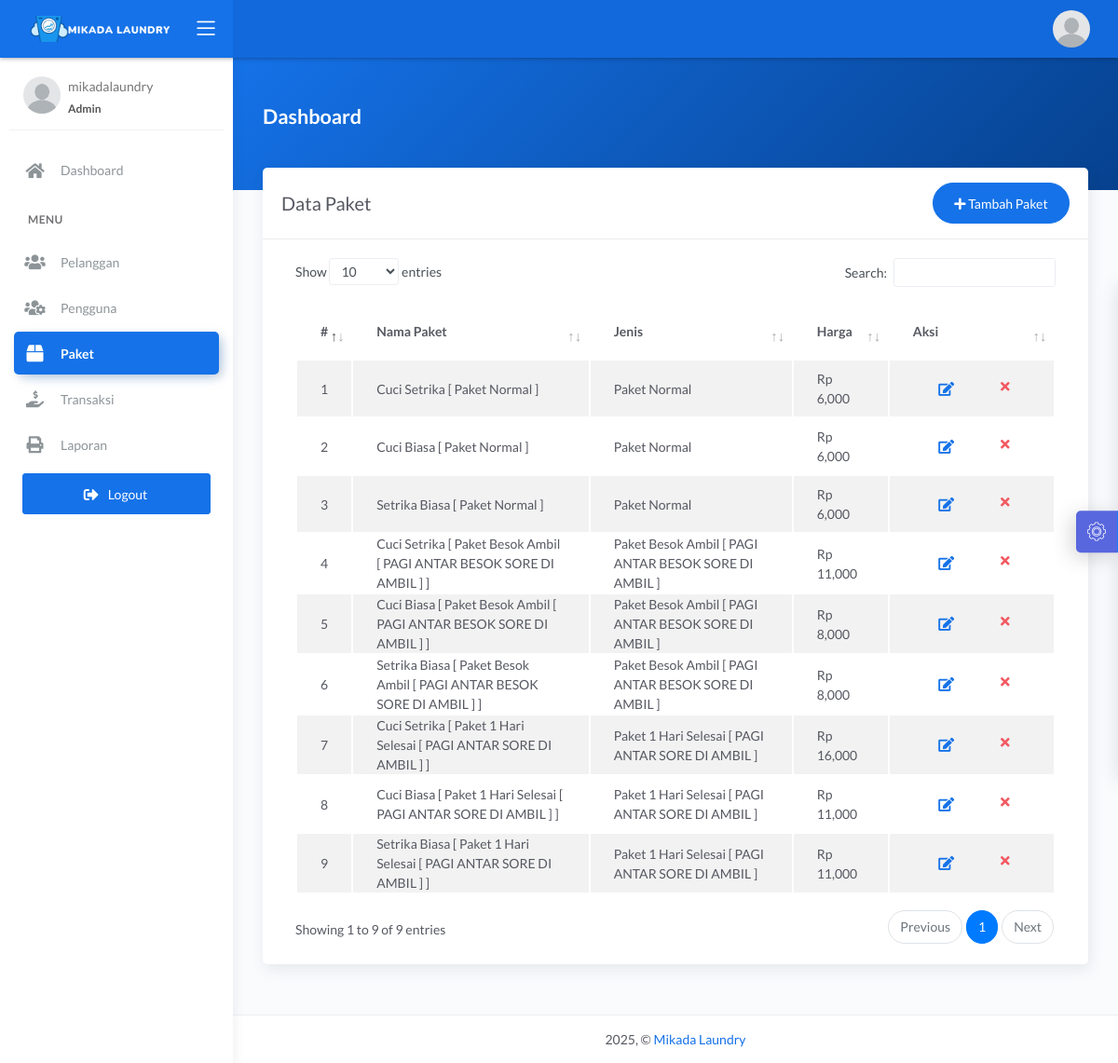
Page /manage/admin/paket.php (signed in) on the committed database.
### tables this page shows
CREATE TABLE `paket_cuci` (
  `id_paket` int(11) NOT NULL,
  `jenis_paket` enum('Paket Normal','Paket Besok Ambil [ PAGI ANTAR BESOK SORE DI AMBIL ]','Paket 1 Hari Selesai [ PAGI ANTAR SORE DI AMBIL ]') NOT NULL,
  `nama_paket` varchar(228) NOT NULL,
  `harga` int(11) NOT NULL
);

### manage/admin/paket.php (the view, shortened to what this page needs)
<?php
$title = 'Data Paket';
require 'koneksi.php';
$query = "SELECT paket_cuci.* FROM paket_cuci";
$data = mysqli_query($conn, $query);
require 'header.php';
?>
<div class="panel-header bg-primary-gradient">
    <div class="page-inner py-5">
        <div class="d-flex align-items-left align-items-md-center flex-column flex-md-row">
            <div>
                <h2 class="text-white pb-2 fw-bold">Dashboard</h2>
            </div>
        </div>
    </div>
</div>
<div class="page-inner mt--5">
    <div class="row">
        <div class="col-md-12">
            <div class="card">
                <div class="card-header">
                    <div class="d-flex align-items-center">
                        <h4 class="card-title"><?= $title; ?></h4>
                        <a href="tambah_paket.php" class="btn btn-primary btn-round ml-auto">
                            <i class="fa fa-plus"></i>
                            Tambah Paket
                        </a>
                    </div>
                </div>
                <div class="card-body">
                    <div class="table-responsive">
                        <table id="basic-datatables" class="display table table-striped table-hover">
                            <thead>
                                <tr>
                                    <th style="width: 7%">#</th>
                                    <th>Nama Paket</th>
                                    <th>Jenis</th>
                                    <th>Harga</th>
                                    <th style="width: 10%">Aksi</th>
                                </tr>
                            </thead>
                            <tbody>
                                <?php
                                $no = 1;
                                if (mysqli_num_rows($data) > 0) {
                                    while ($paket = mysqli_fetch_assoc($data)) {
                                ?>
                                        <tr>
                                            <td><?= $no++; ?></td>
                                            <td><?= $paket['nama_paket']; ?></td>
                                            <td><?= $paket['jenis_paket']; ?></td>
                                            <td><?= 'Rp ' . number_format($paket['harga']); ?></td>
                                            <td>
                                                <div class="form-button-action">
                                                    <a href="edit_paket.php?id=<?= $paket['id_paket']; ?>" type="button" data-toggle="tooltip" title="Edit" class="btn btn-link btn-primary btn-lg" data-original-title="Edit">
                                                        <i class="fa fa-edit"></i>
                                                    </a>
                                                    <a href="hapus_paket.php?id=<?= $paket['id_paket']; ?>" onclick="return confirm('Yakin hapus data?');" type="button" data-toggle="tooltip" title="Hapus" class="btn btn-link btn-danger" data-original-title="Hapus">
                                                        <i class="fa fa-times"></i>
                                                    </a>
                                                </div>
                                            </td>
                                        </tr>
                                <?php }
                                } else {
                                    echo '<tr><td colspan="6" class="text-center">Tidak ada data</td></tr>';
                                }
                                ?>
                            </tbody>
                        </table>
                    </div>
                </div>
            </div>
        </div>
    </div>
</div>
</div>
<?php
require 'footer.php';
?>

### rows in the picture
paket_cuci: nama_paket "Cuci Setrika [ Paket Normal ]", jenis_paket "Paket Normal", harga "6,000"
paket_cuci: nama_paket "Cuci Biasa [ Paket Normal ]", jenis_paket "Paket Normal", harga "6,000"
paket_cuci: nama_paket "Setrika Biasa [ Paket Normal ]", jenis_paket "Paket Normal", harga "6,000"
paket_cuci: nama_paket "Cuci Setrika [ Paket Besok Ambil [ PAGI ANTAR BESOK SORE DI AMBIL ] ]", jenis_paket "Paket Besok Ambil [ PAGI ANTAR BESOK SORE DI AMBIL ]", harga "11,000"
paket_cuci: nama_paket "Cuci Biasa [ Paket Besok Ambil [ PAGI ANTAR BESOK SORE DI AMBIL ] ]", jenis_paket "Paket Besok Ambil [ PAGI ANTAR BESOK SORE DI AMBIL ]", harga "8,000"
paket_cuci: nama_paket "Setrika Biasa [ Paket Besok Ambil [ PAGI ANTAR BESOK SORE DI AMBIL ] ]", jenis_paket "Paket Besok Ambil [ PAGI ANTAR BESOK SORE DI AMBIL ]", harga "8,000"
paket_cuci: nama_paket "Cuci Setrika [ Paket 1 Hari Selesai [ PAGI ANTAR SORE DI AMBIL ] ]", jenis_paket "Paket 1 Hari Selesai [ PAGI ANTAR SORE DI AMBIL ]", harga "16,000"
paket_cuci: nama_paket "Cuci Biasa [ Paket 1 Hari Selesai [ PAGI ANTAR SORE DI AMBIL ] ]", jenis_paket "Paket 1 Hari Selesai [ PAGI ANTAR SORE DI AMBIL ]", harga "11,000"
paket_cuci: nama_paket "Setrika Biasa [ Paket 1 Hari Selesai [ PAGI ANTAR SORE DI AMBIL ] ]", jenis_paket "Paket 1 Hari Selesai [ PAGI ANTAR SORE DI AMBIL ]", harga "11,000"

### other values in the picture
$_SESSION['username'] "mikadalaundry"
$title "Data Paket"
